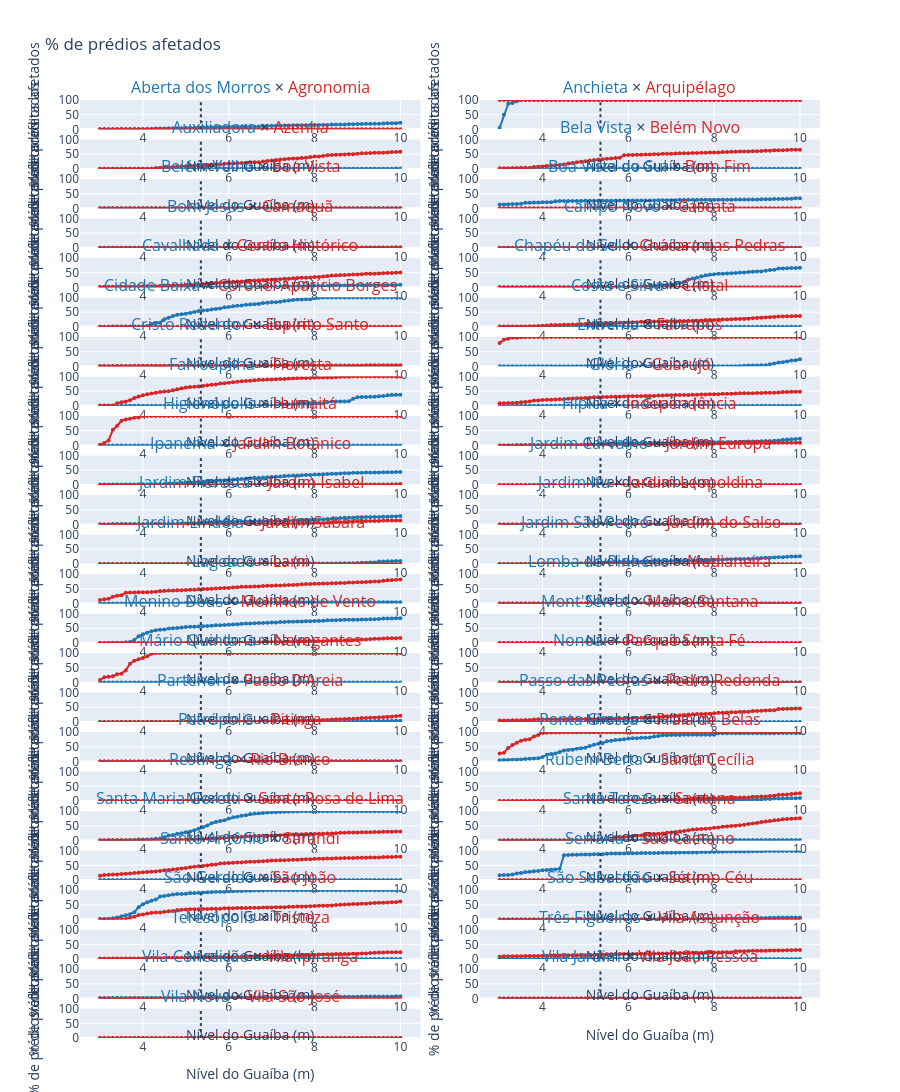

Notebook cell for this chart:
### Markdown cell above
### % de prédios afetados por nível, dois bairros por gráfico

### Code cell
graficos_pares(lambda s: s['percentage'], '% de prédios afetados')
